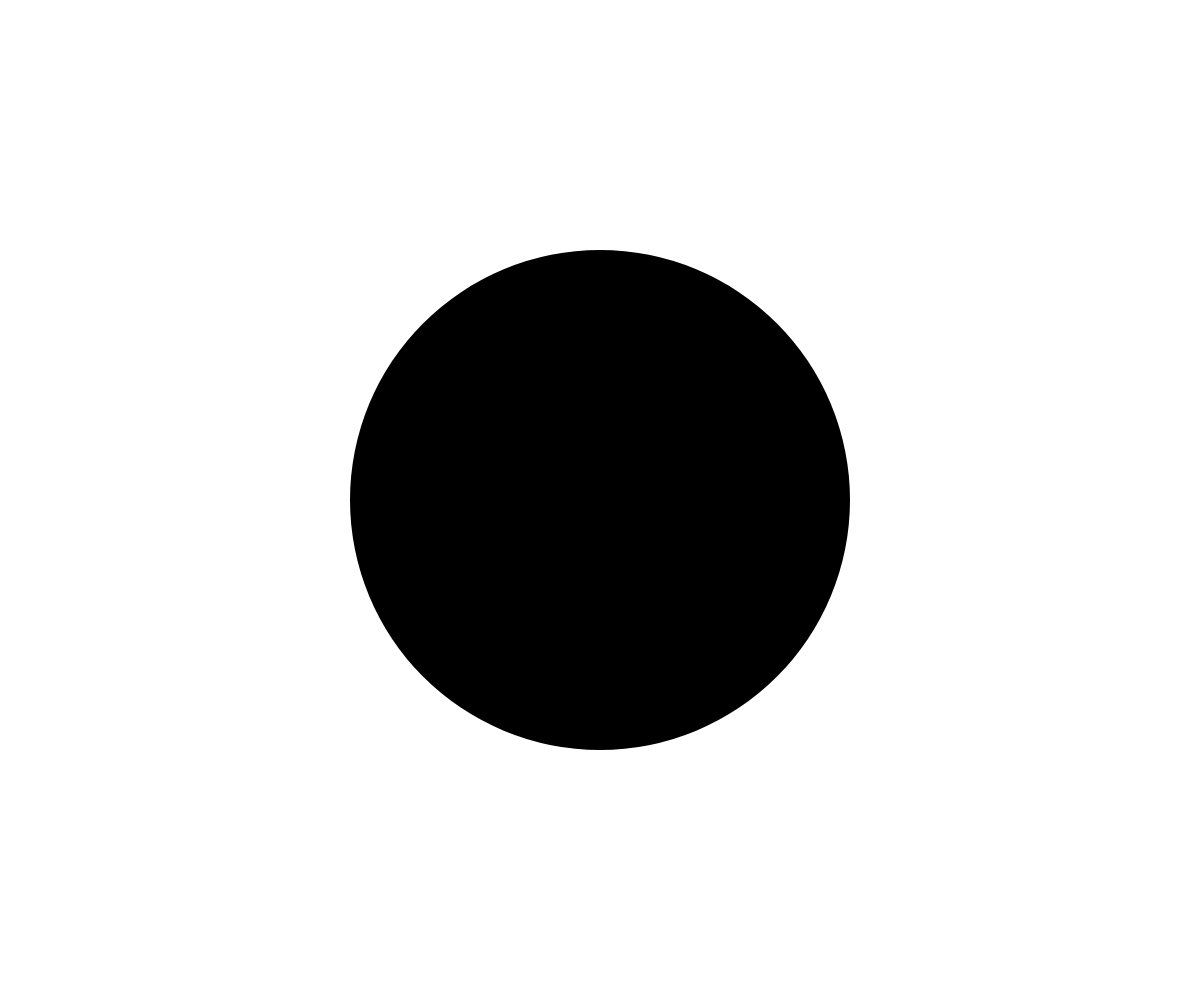
Frame 1 (no input)
Frame 60 (no input): identical to frame 1, image omitted
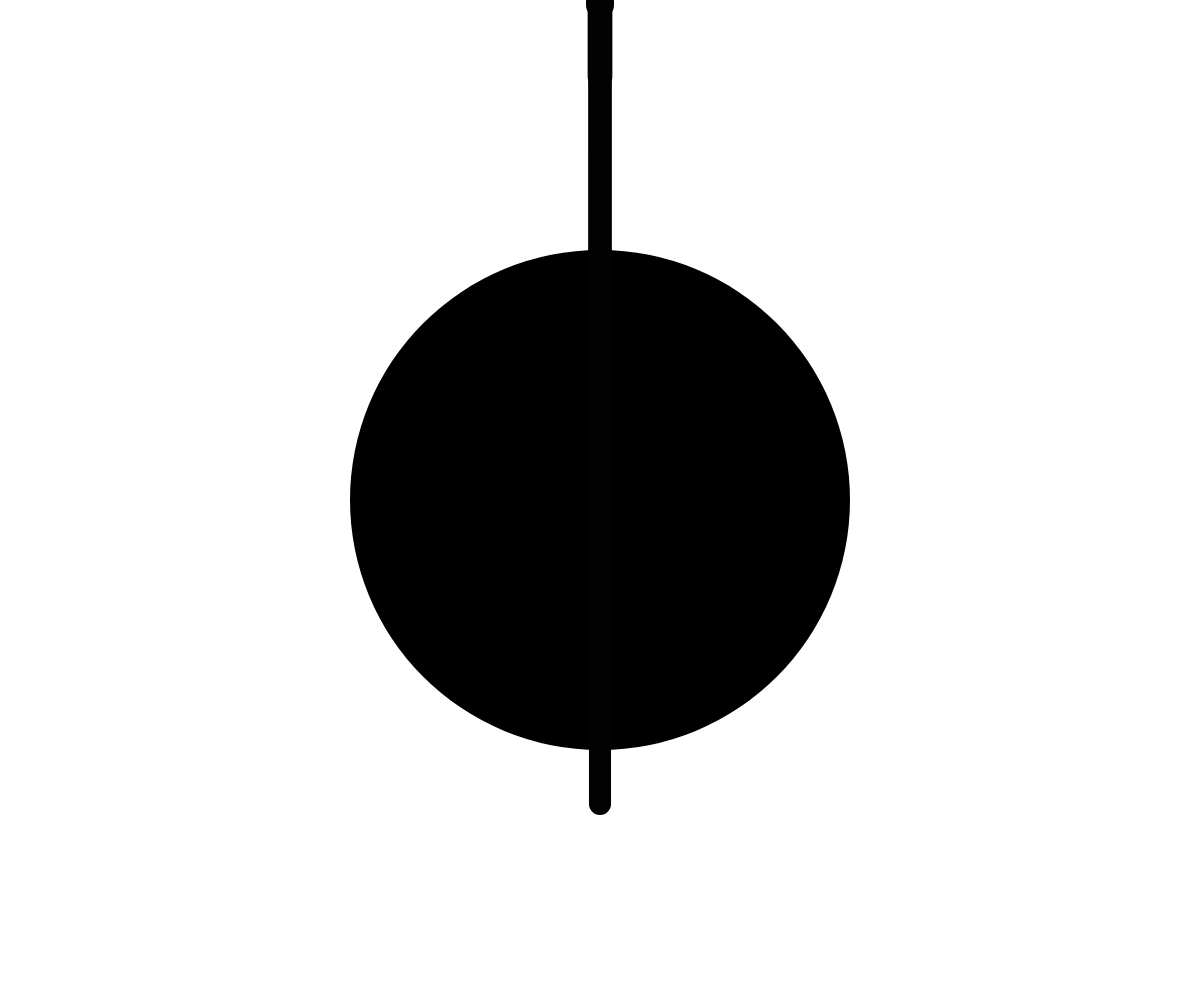
Frame 120 (the mouse pressed at the canvas centre since frame 60)

The p5.js sketch that drew these frames (run headless with seeded random() and noise() and a simulated clock; from frame 60 on, the mouse is pressed at the canvas centre):

// p5.js sketch
// ── sketch.js
let drops = [];
let overlapCheck;
let raining = false;
let isFinished = false;

window.setup = function () {
  createCanvas(windowWidth, windowHeight);
  rectMode(CENTER);
  background(255);
  const objSize = min(width, height) / 2;
  overlapCheck = new Uint8Array(objSize);
};

window.windowResized = function () {
  resizeCanvas(windowWidth, windowHeight);
};

window.draw = function () {
  const objSize = min(width, height) / 2;

  const centerX = width / 2;
  const centerY = height / 2;
  background(255);
  fill(0);
  noStroke();

  if (isFinished) {
    rect(width / 2, height / 2, objSize);
  } else {
    ellipse(width / 2, height / 2, objSize);
  }

  if (!isFinished && raining && frameCount % 10 === 0) {
    let dropX;

    if (mouseIsPressed) {
      dropX = mouseX;
    } else {
      dropX = random(width);
    }

    let drop = new RainDrop(dropX, -10);

    drops.push(drop);
  }

  if (!isFinished && !mouseIsPressed) {
    isFinished = true;
    for (var i = 0; i < overlapCheck.length; i++) {
      if (overlapCheck[i] === 0) {
        isFinished = false;
        break;
      }
    }
  }

  for (let i = 0; i < drops.length; i++) {
    const drop = drops[i];
    if (isFinished) {
      drop.blocked = false;
      if (drop.y > height + drop.length) {
        drop.isOut = true;
      }
    } else {
      if (drop.y > height) {
        drop.blocked = true;
      }
    }
    if (!drop.checked && drop.y > centerY + objSize / 2) {
      for (let i = 0; i < ceil(drop.weight); i++) {
        const arrayIndex = round(
          map(
            drop.x - drop.weight / 2 + i,
            centerX - objSize / 2,
            centerX + objSize / 2,
            0,
            overlapCheck.length - 1
          )
        );
        if (arrayIndex >= 0 && arrayIndex < overlapCheck.length) {
          overlapCheck[arrayIndex] = 1;
        }
      }
      drop.checked = true;
    }
    drop.update(deltaTime / 1000);
  }
  const allOut = drops.length > 0 && drops.every((drop) => drop.isOut);
  if (allOut) {
    console.log("done");

    noLoop();
  }

  for (let i = 0; i < drops.length; i++) {
    drops[i].display();
  }
};

window.mousePressed = function () {
  raining = true;
};

window.mouseReleased = function () {
  raining = false;
};

const gravity = 100;
class RainDrop {
  constructor(x, y) {
    this.x = x;
    this.y = y;
    this.length = height + 100;
    this.speed = random(5, 30) * 40;
    this.weight = random(20, 30);
    this.blocked = false;
    this.isOut = false;
  }

  display() {
    stroke(2);
    strokeWeight(this.weight);
    line(this.x, this.y, this.x, this.y - this.length);
  }

  update(dt) {
    this.speed += gravity * dt;
    if (!this.blocked) {
      this.y += this.speed * dt;
    }
  }
}
